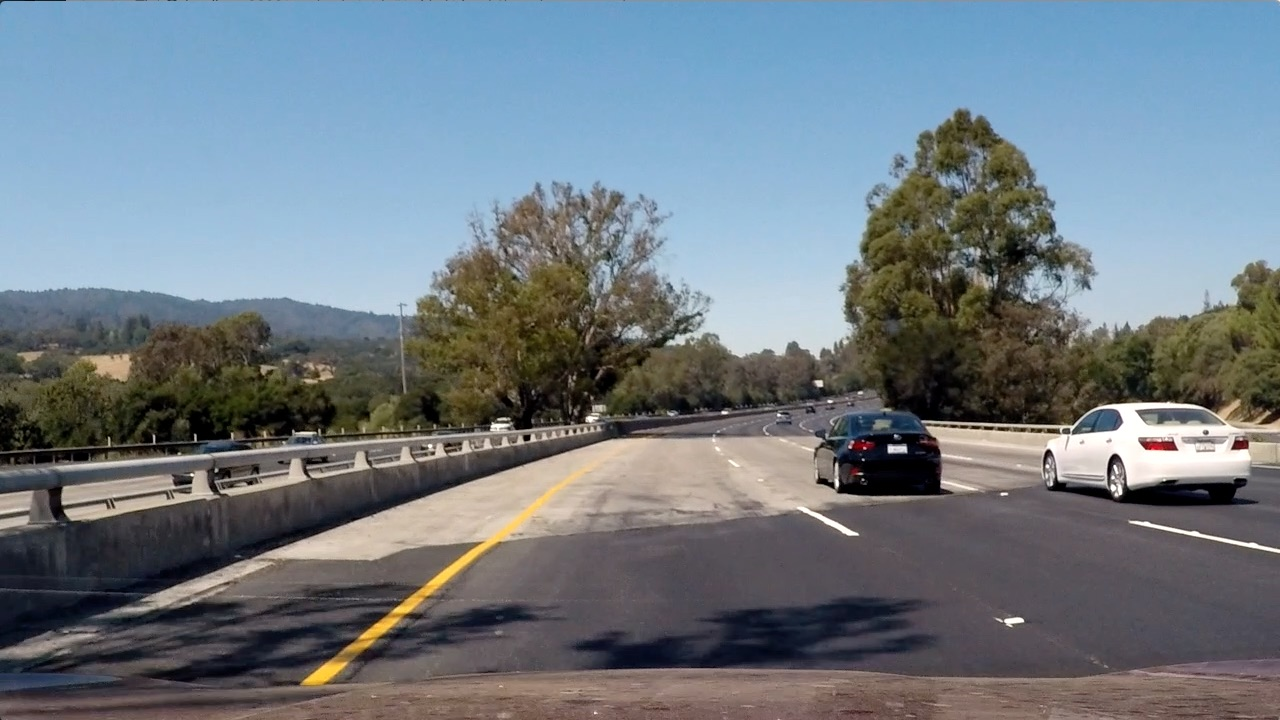
#> input picture exercises/images/test4.jpg, 1280 x 720 px
$ python 30_color_and_gradient.py   (older library calls are emulated)
#> lines starting #> are read from the running program, lines starting #| are printed output that depends on the picture
#> further down, image is the input picture: shape (720, 1280, 3); mean R, G, B 112.2, 122.7, 130.9
import numpy as np
import cv2
import matplotlib.pyplot as plt
import matplotlib.image as mpimg

def pipeline(img, v_thresh=(170, 255), sx_thresh=(20, 100)):
#> called with v_thresh = (170, 255), sx_thresh = (20, 100)
    img = np.copy(img)
    # convert to HLS color space
    hsv = cv2.cvtColor(img, cv2.COLOR_RGB2HLS).astype(np.float)
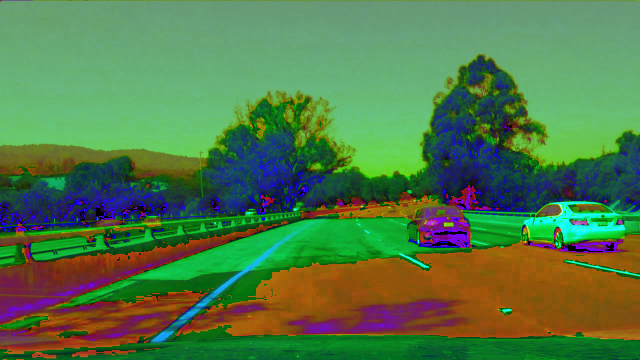
#> hsv: shape (720, 1280, 3) float64 (shown at 1/2 size); mean R, G, B 80.5, 121.4, 71.8
    s_channel = hsv[:,:,1]
    v_channel = hsv[:,:,2]
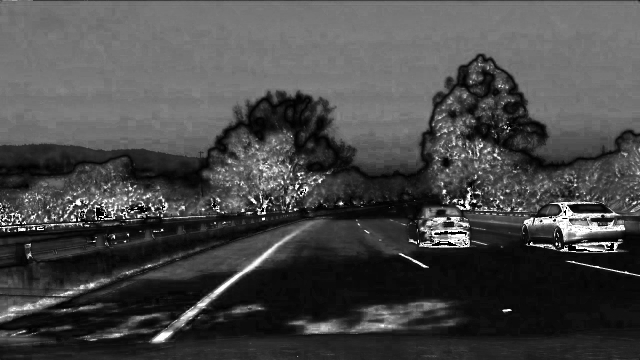
#> v_channel: shape (720, 1280) float64 (shown at 1/2 size); min 0, max 255, mean 71.8

    # sobel x
    sobelx = cv2.Sobel(s_channel, cv2.CV_64F, 1, 0)
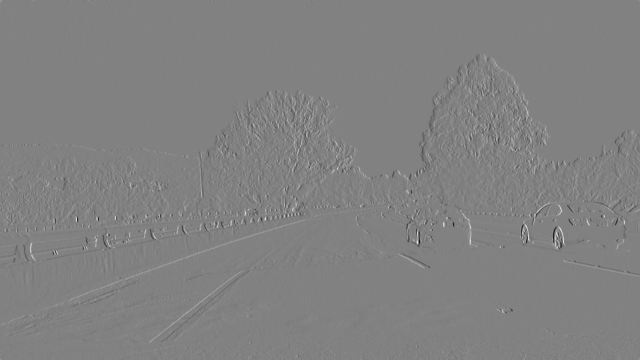
#> sobelx: shape (720, 1280) float64 (shown at 1/2 size); min -862, max 835, mean 0.1; drawn with min black and max white
    abs_sobelx = np.absolute(sobelx)
    scaled_sobelx = np.uint8(255*abs_sobelx/np.max(abs_sobelx))

    # threshold sobel x
    sxbinary = np.zeros_like(scaled_sobelx)
    sxbinary[(scaled_sobelx >= sx_thresh[0]) & (scaled_sobelx <= sx_thresh[1])] = 1

    # threshold color channel
    v_binary = np.zeros_like(v_channel)
    v_binary[(v_channel >= v_thresh[0]) & (v_channel <= v_thresh[1])] = 1

    color_binary = np.dstack((np.zeros_like(sxbinary), sxbinary, v_binary))
    return color_binary

image = mpimg.imread('./images/test4.jpg')
result = pipeline(image)
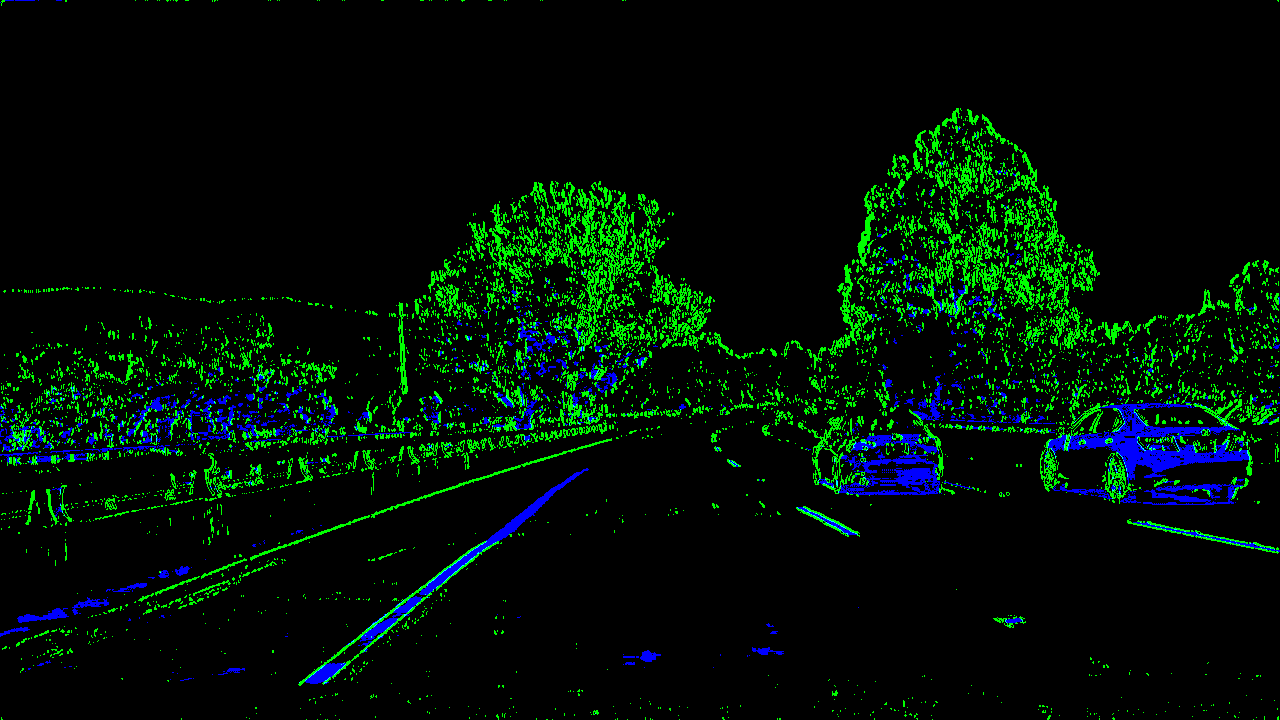
#> result: shape (720, 1280, 3) float64; mean R, G, B 0, 0.0633, 0.0237

# Plot the result
f, (ax1, ax2) = plt.subplots(1, 2, figsize=(15, 9))
ax1.imshow(image)
ax1.set_title('Original Image', fontsize=40)
ax2.imshow(result)
ax2.set_title('Pipeline Result', fontsize=40)
plt.subplots_adjust(left=0., right=1, top=0.9, bottom=0.)
f.tight_layout()
plt.show()

$ run again, with exercises/images/test6.jpg copied over exercises/images/test4.jpg
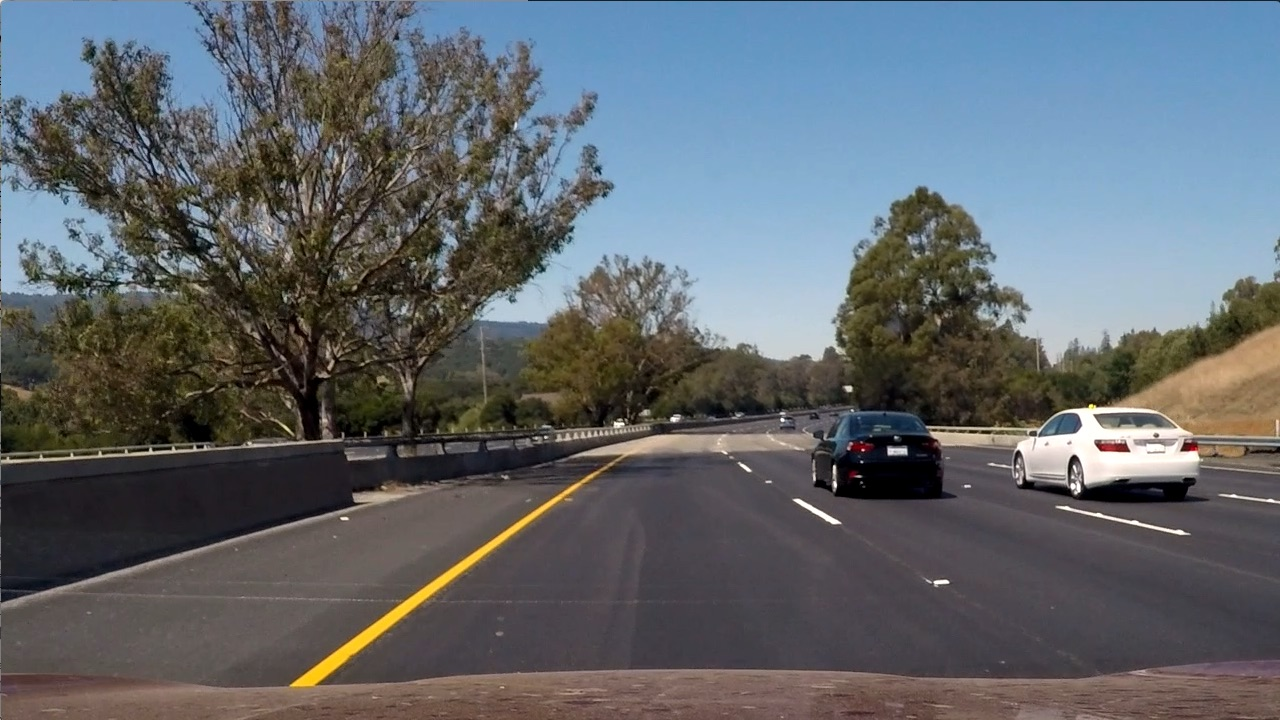
#> input picture exercises/images/test6.jpg, 1280 x 720 px
#> image is the input picture: shape (720, 1280, 3); mean R, G, B 97, 102.6, 107.9
#> in pipeline, `sobelx = cv2.Sobel(s_channel, cv2.CV_64F, 1, 0)`:
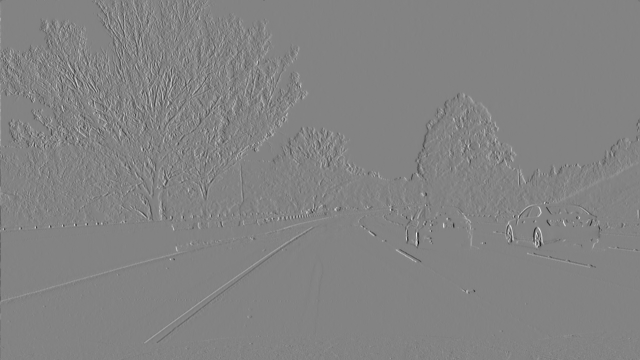
#> sobelx: shape (720, 1280) float64 (shown at 1/2 size); min -852, max 803, mean 0.1; drawn with min black and max white
#> `result = pipeline(image)`:
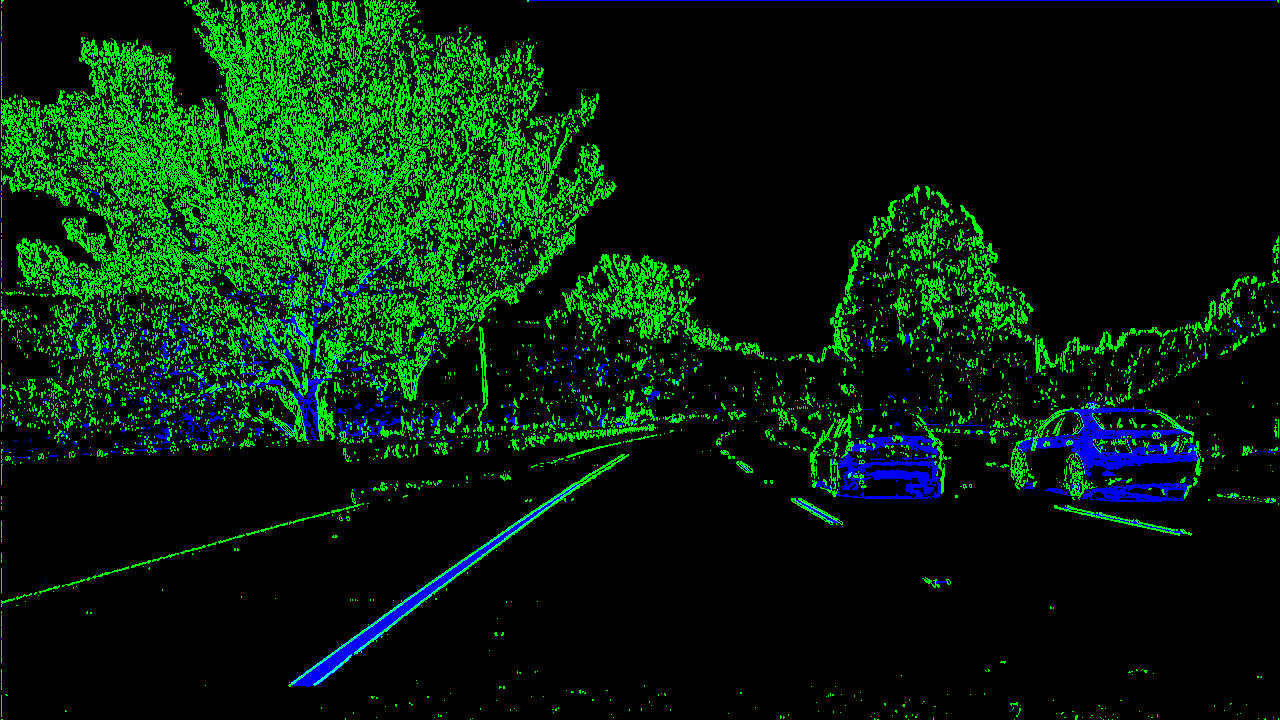
#> result: shape (720, 1280, 3) float64; mean R, G, B 0, 0.12, 0.0217

$ run again, with exercises/images/stop_sign.jpg copied over exercises/images/test4.jpg
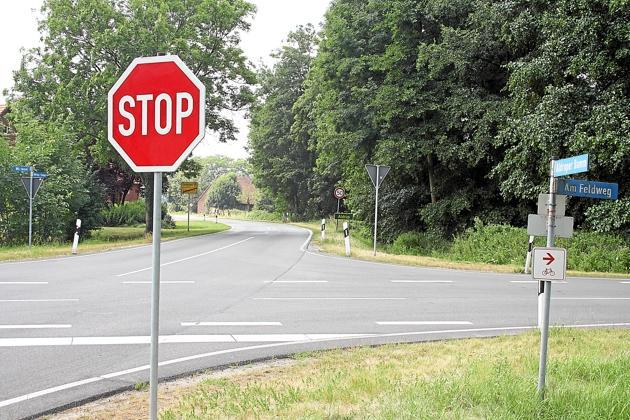
#> input picture exercises/images/stop_sign.jpg, 630 x 420 px
#> image is the input picture: shape (420, 630, 3); mean R, G, B 145.8, 147.4, 126.7
#> in pipeline, `abs_sobelx = np.absolute(sobelx)`:
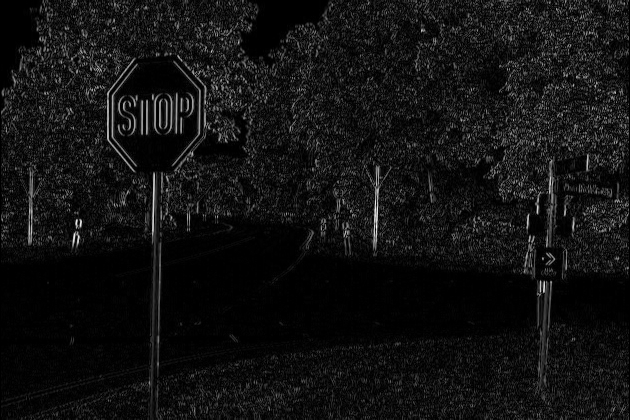
#> abs_sobelx: shape (420, 630) float64; min 0, max 978, mean 71.2; drawn with min black and max white
#> `result = pipeline(image)`:
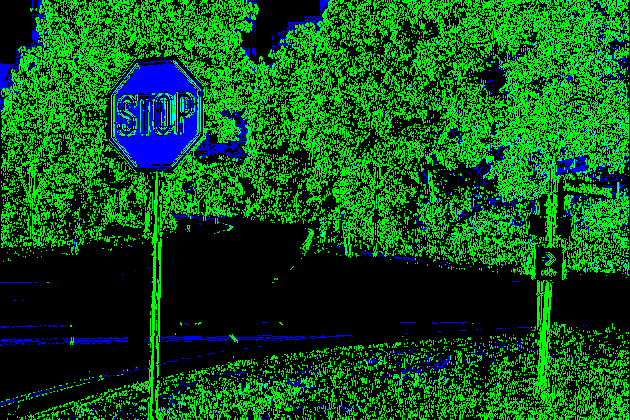
#> result: shape (420, 630, 3) float64; mean R, G, B 0, 0.304, 0.0572
